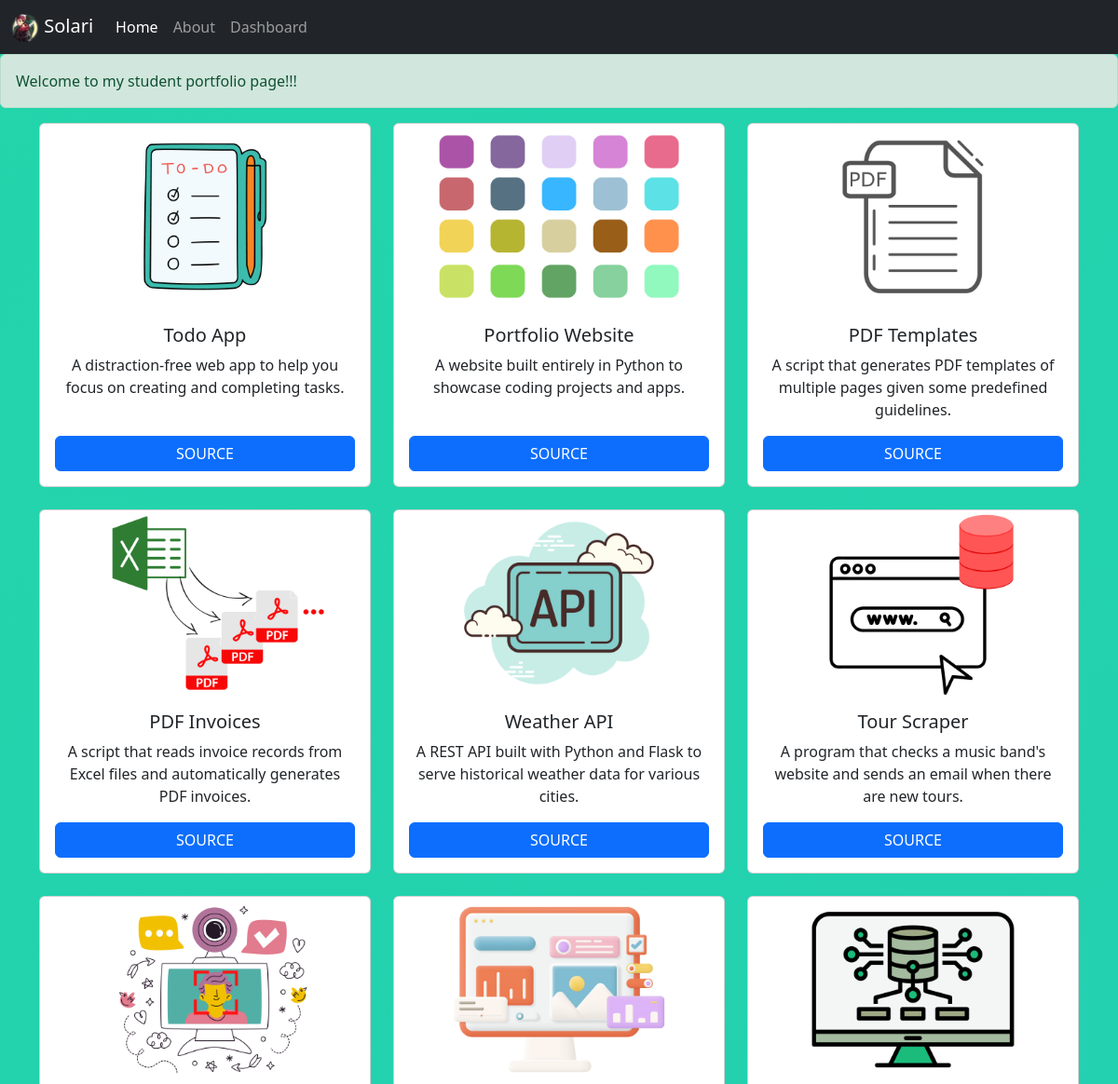
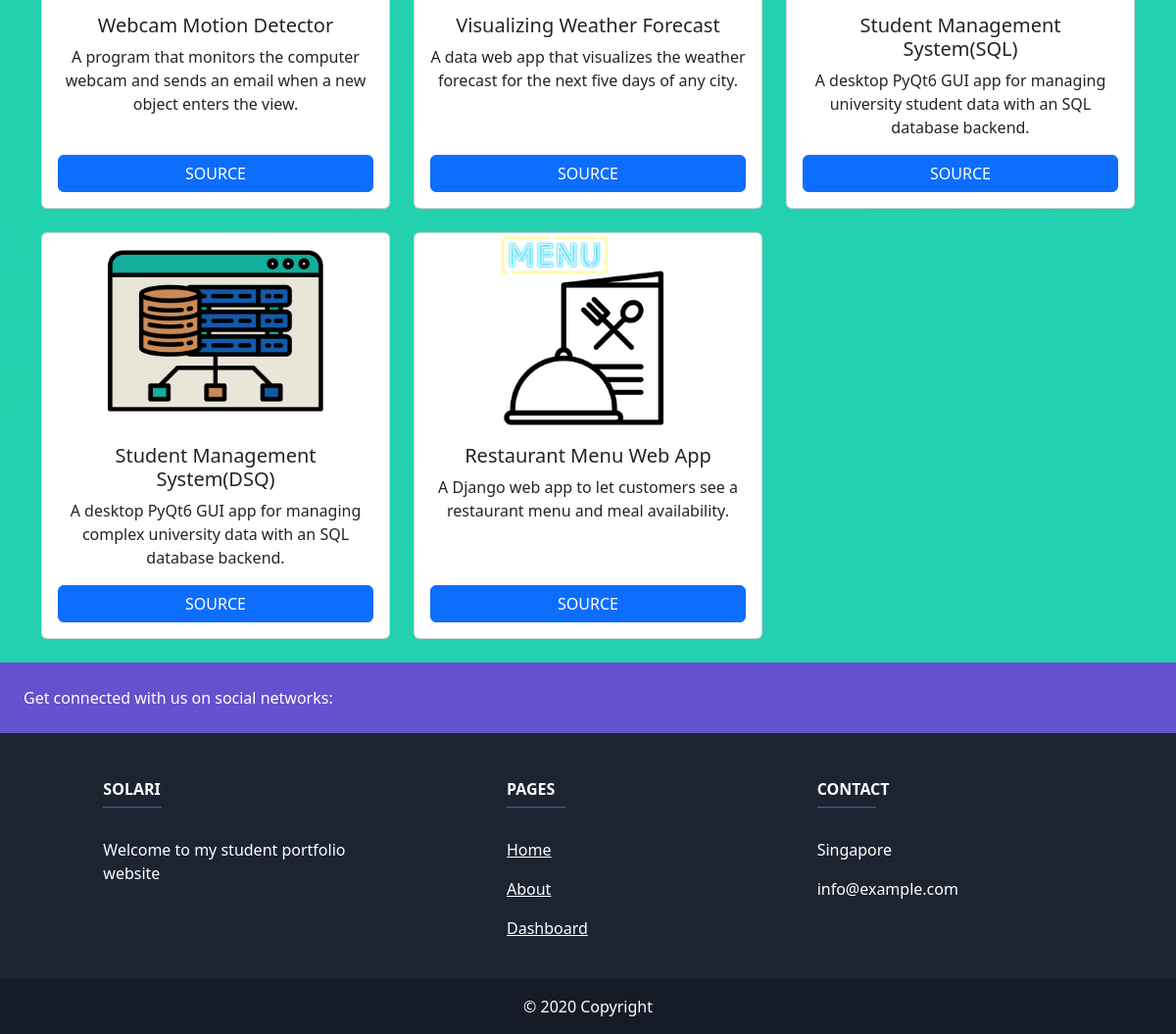
The page / on the database its author committed (2 pictures, top to bottom).
### student_portfolio/models.py (models this page shows, shortened)
class Apps(models.Model):
    title = models.CharField(max_length=30)
    description = models.CharField(max_length=118)
    url = models.CharField(max_length=118)
    image = models.ImageField(blank=True)

### student_portfolio/views.py (the view)
# urls.py: path('', views.Main_View.as_view(), name="home"),
class Main_View(ListView):
    model = Apps
    template_name = 'index.html'
    def get_context_data(self, **kwargs):
        context = super().get_context_data(**kwargs)
        context['app_list'] = Apps.objects.all()  # Assuming YourModel is the model you are querying
        return context

### student_portfolio/templates/Index.html
{% extends 'base.html' %}
{% load static %}
{% block content %}
<body id="home-page">
<div class="container">
    <div class="row row-cols-1 row-cols-md-3 g-4">
        {% for row in app_list %}
        <div class="col d-flex align-items-stretch">
            <div class="card text-center w-100">
                {% with row.image as image_path %}
                <img src="{% static image_path %}" class="card-img-top" alt="...">
                {% endwith %}
                <div class="card-body d-flex flex-column">
                    <h5 class="card-title">{{ row.title }}</h5>
                    <p class="card-text flex-grow-1">{{ row.description }}</p>
                    <a class="btn btn-primary mt-auto" href="{{ row.url }}">SOURCE</a>
                </div>
            </div>
        </div>
        {% endfor %}
    </div>
</div>
</body>
{% endblock content %}

### static/style.css (style rules this page uses)
html, body { width: 100%; height:100%; }
#home-page { background: linear-gradient(-45deg, #ee7752, #e73c7e, #23a6d5, #23d5ab); background-size: 2000% 2000%; animation: gradient 15s ease infinite; }
* { box-sizing: border-box; }
:root { --background-color: black; --text-color: hsl(0, 0%, 100%); }
body { margin: 0; }

### rows shown on the page
Apps: image (picture), title "Todo App", description "A distraction-free web app to help you focus on creating and completing tasks."
Apps: image (picture), title "Portfolio Website", description "A website built entirely in Python to showcase coding projects and apps."
Apps: image (picture), title "PDF Templates", description "A script that generates PDF templates of multiple pages given some predefined guidelines."
Apps: image (picture), title "PDF Invoices", description "A script that reads invoice records from Excel files and automatically generates PDF invoices."
Apps: image (picture), title "Weather API", description "A REST API built with Python and Flask to serve historical weather data for various cities."
Apps: image (picture), title "Tour Scraper", description "A program that checks a music band's website and sends an email when there are new tours."
Apps: image (picture), title "Webcam Motion Detector", description "A program that monitors the computer webcam and sends an email when a new object enters the view."
Apps: image (picture), title "Visualizing Weather Forecast", description "A data web app that visualizes the weather forecast for the next five days of any city."
Apps: image (picture), title "Student Management System(SQL)", description "A desktop PyQt6 GUI app for managing university student data with an SQL database backend."
Apps: image (picture), title "Student Management System(DSQ)", description "A desktop PyQt6 GUI app for managing complex university data with an SQL database backend."
Apps: image (picture), title "Restaurant Menu Web App", description "A Django web app to let customers see a restaurant menu and meal availability."
